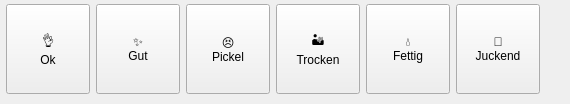
     <widget class="QWidget" name="hautContents"><property name="geometry"><rect><x>0</x><y>0</y><width>570</width><height>104</height></rect></property>
      <widget class="QPushButton" name="cardHautOk"><property name="geometry"><rect><x>6</x><y>4</y><width>84</width><height>90</height></rect></property><property name="checkable"><bool>true</bool></property><property name="cursor"><cursorShape>PointingHandCursor</cursorShape></property><property name="text"><string>👌
Ok</string></property><property name="card" stdset="0"><string>true</string></property></widget>
      <widget class="QPushButton" name="cardHautGut"><property name="geometry"><rect><x>96</x><y>4</y><width>84</width><height>90</height></rect></property><property name="checkable"><bool>true</bool></property><property name="cursor"><cursorShape>PointingHandCursor</cursorShape></property><property name="text"><string>✨
Gut</string></property><property name="card" stdset="0"><string>true</string></property></widget>
      <widget class="QPushButton" name="cardPickel"><property name="geometry"><rect><x>186</x><y>4</y><width>84</width><height>90</height></rect></property><property name="checkable"><bool>true</bool></property><property name="cursor"><cursorShape>PointingHandCursor</cursorShape></property><property name="text"><string>😣
Pickel</string></property><property name="card" stdset="0"><string>true</string></property></widget>
      <widget class="QPushButton" name="cardTrocken"><property name="geometry"><rect><x>276</x><y>4</y><width>84</width><height>90</height></rect></property><property name="checkable"><bool>true</bool></property><property name="cursor"><cursorShape>PointingHandCursor</cursorShape></property><property name="text"><string>🏜
Trocken</string></property><property name="card" stdset="0"><string>true</string></property></widget>
      <widget class="QPushButton" name="cardFettig"><property name="geometry"><rect><x>366</x><y>4</y><width>84</width><height>90</height></rect></property><property name="checkable"><bool>true</bool></property><property name="cursor"><cursorShape>PointingHandCursor</cursorShape></property><property name="text"><string>💧
Fettig</string></property><property name="card" stdset="0"><string>true</string></property></widget>
      <widget class="QPushButton" name="cardJuckend"><property name="geometry"><rect><x>456</x><y>4</y><width>84</width><height>90</height></rect></property><property name="checkable"><bool>true</bool></property><property name="cursor"><cursorShape>PointingHandCursor</cursorShape></property><property name="text"><string>🌿
Juckend</string></property><property name="card" stdset="0"><string>true</string></property></widget>
     </widget>
